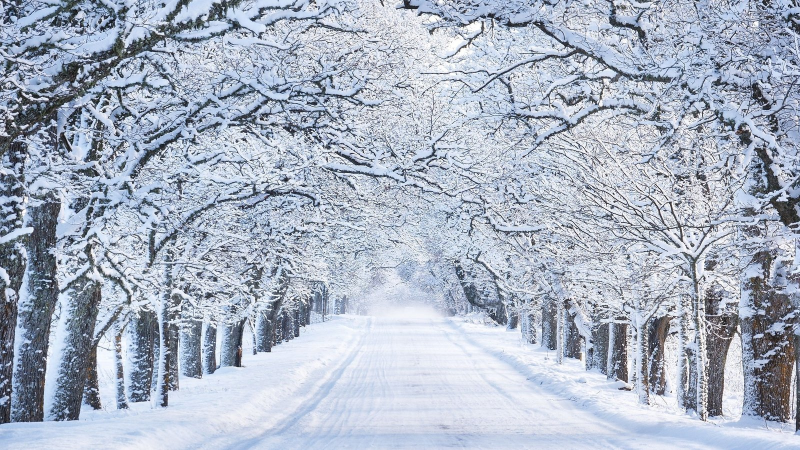
#> input picture aula4/snow.jpg, 1600 x 900 px (shown at 1/2 size)
$ python script.py
#> lines starting #> are read from the running program, lines starting #| are printed output that depends on the picture
import numpy as np
import cv2
import matplotlib.pyplot as plt


def histogram_expansion(img, r1: int, r2: int):
    width, height = img.shape
    new = np.zeros((width, height), dtype="uint8")
    for i in range(width):
        for j in range(height):
            new_value = 255 * ((img[i, j] - r1) / (r2 - r1))
            new_value = max(0, min(new_value, 255))
            new[i, j] = new_value
    return new


def histogram_compression(img, r1: int, r2: int):
    width, height = img.shape
    new = np.zeros((width, height), dtype="uint8")
    for i in range(width):
        for j in range(height):
            new_value = r1 + ((r2 - r1) * (img[i, j] / 255))
            new_value = max(0, min(new_value, 255))
            new[i, j] = new_value
    return new


def plot_histogram(img, title: str = ""):
    width, height = img.shape
    histogram = [0] * 256
    for i in range(width):
        for j in range(height):
            pixel = int(max(0, min(img[i, j], 255)))
            if histogram[pixel] < 10000:
                histogram[pixel] += 1
    plt.title(title)
    plt.bar(range(256), histogram)
    plt.show()


def main():
    img = cv2.imread("snow.jpg")
#> img is the input picture: shape (900, 1600, 3); mean B, G, R 194.7, 178.7, 169.4
    img = cv2.resize(img, (0,0), fx=0.5, fy=0.5)
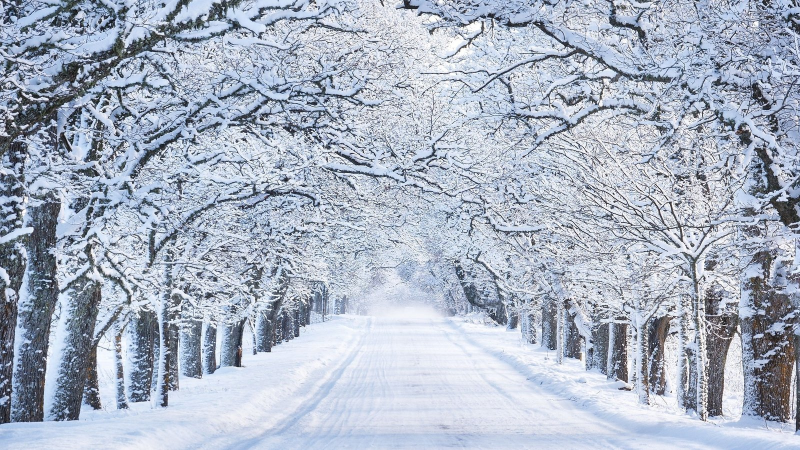
#> img: shape (450, 800, 3); mean B, G, R 194.9, 178.8, 169.5

    # Convert to grayscale
    grayscale = cv2.cvtColor(img, cv2.COLOR_BGR2GRAY)
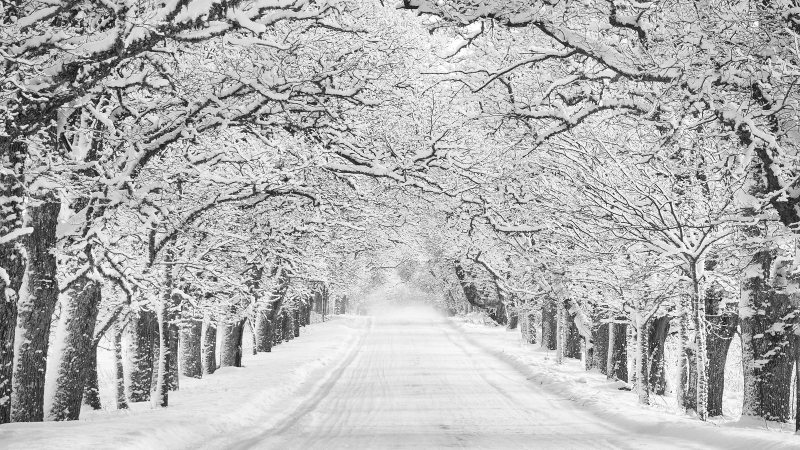
#> grayscale: shape (450, 800); min 14, max 255, mean 177.8
    cv2.imshow("Original", grayscale)
    plot_histogram(grayscale, "Original")
#> after the loop in plot_histogram, `for i in range(width):`: histogram = 256 values, max 4758 at index 223, min 0 at index 0, mean 1406.2
#> in plot_histogram, `plt.show()`:
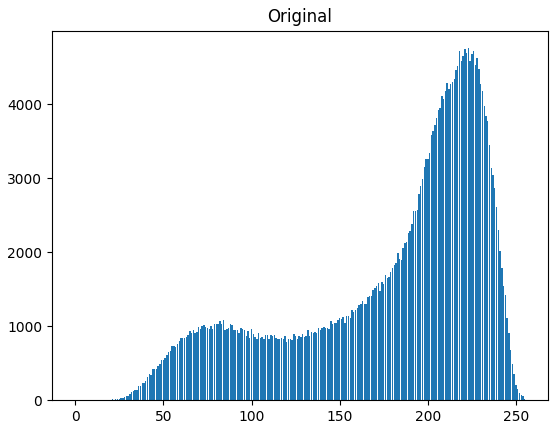
#> figure drawn by matplotlib, 1 panel; tallest bar 4758 high, from x = 222.6 to 223.4

    expanded = histogram_expansion(grayscale, 100, 200)
#> after the loop in histogram_expansion, `for i in range(width):`:
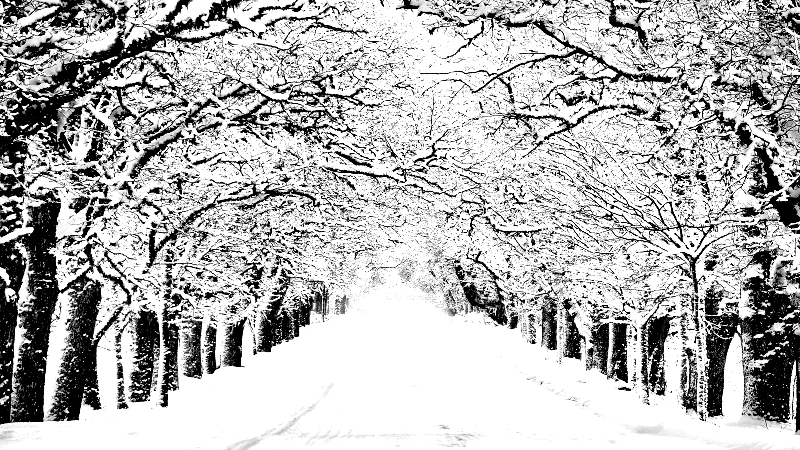
#> new: shape (450, 800); min 0, max 255, mean 182
    cv2.imshow("Expanded", expanded)
    plot_histogram(expanded, "Expanded")
#> call 2 of plot_histogram, with title = 'Expanded'
#> after the loop in plot_histogram (call 2), `for i in range(width):`: histogram = 256 values, max 10000 at index 0, min 0 at index 1, mean 594.3
#> in plot_histogram (call 2), `plt.show()`:
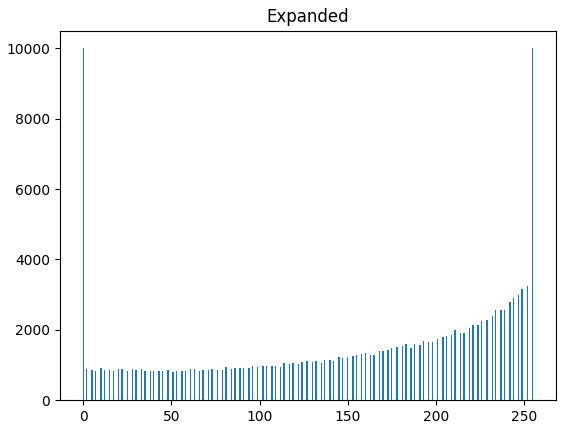
#> figure drawn by matplotlib, 1 panel

    compressed = histogram_compression(grayscale, 100, 200)
#> after the loop in histogram_compression, `for i in range(width):`:
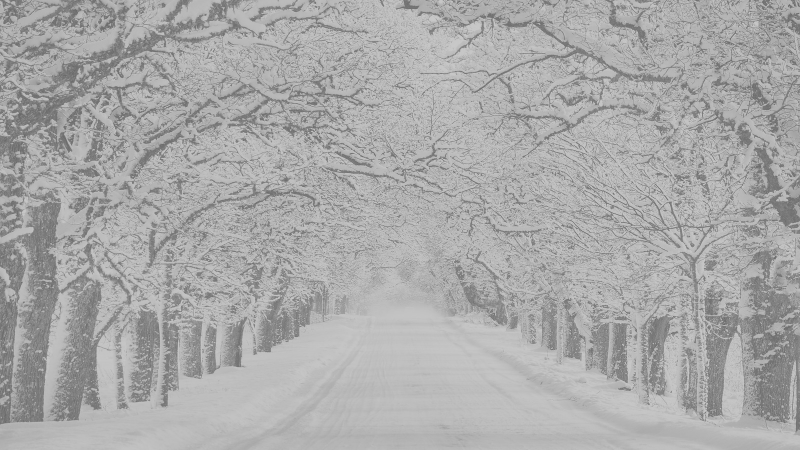
#> new: shape (450, 800); min 105, max 200, mean 169.3
    cv2.imshow("Compressed", compressed)
    plot_histogram(compressed, "Compressed")
#> call 3 of plot_histogram, with title = 'Compressed'
#> after the loop in plot_histogram (call 3), `for i in range(width):`: histogram = 256 values, max 10000 at index 180, min 0 at index 0, mean 1327
#> in plot_histogram (call 3), `plt.show()`:
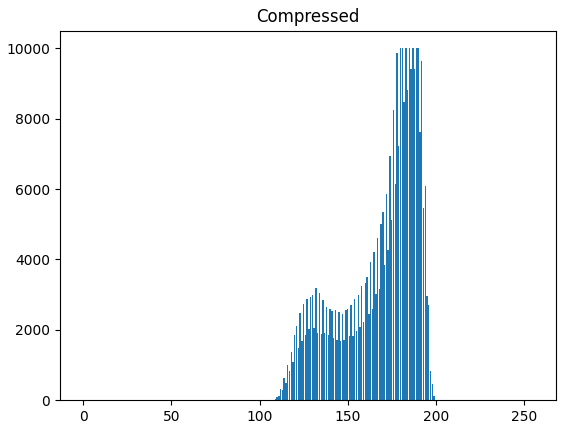
#> figure drawn by matplotlib, 1 panel

    cv2.waitKey(0)


if __name__ == "__main__":
    main()
